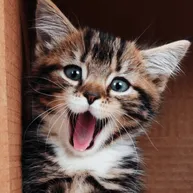
#> input picture Practical Homework/3/Image_Compression/Pishi.webp, 193 x 193 px, shrunk from 1080 x 1080 before the run
$ jupyter execute Image_Compression.ipynb
#> lines starting #> are read from the running program, lines starting #| are printed output that depends on the picture
[cell 1]
Student_number = '402105727'
First_name = 'Matin'
Last_name = 'Bagheri'

# Section 1: Image Compression with SVD

## Problem Statement:
Singular Value Decomposition is a widely used dimentionality reduction technique. We can use SVD for Image Size Reduction that is compressing the image.

## Introduction:

The Singular Value Decomposition (SVD) is a foundational technique in linear algebra that breaks down any matrix into three interpretable components: **left singular vectors**, **singular values**, and **right singular vectors**. These components reveal the hidden structure of the data, akin to identifying the "building blocks" that explain its variability. The singular values quantify the importance of each latent component, while the singular vectors define their orientation. By sorting these components by descending singular values, we immediately see which features capture the most variance—a principle leveraged in dimensionality reduction (e.g., PCA) and image compression. With SVD, we can reconstruct the original data using only the top components, discarding noise or redundant features, making it a powerful tool for simplifying complex datasets while preserving critical information.

## Importing the libraries

[cell 2]
from matplotlib.image import imread
import matplotlib.pyplot as plt
import numpy as np
import os

## Importing the Image to Reduce and setting the plot size
imread converts the original image to numpy array

[cell 3]
plt.rcParams['figure.figsize'] = [20,8]
image = imread('Pishi.webp')
#> image is the input picture: shape (193, 193, 3); mean R, G, B 107, 82.8, 73.9

## Converting the image to grayscale
By converting an RGB image to grayscale, we can remove the color information from the image and simplify it to a single channel of brightness values. This can make the image easier to process and analyze, particularly if we are only interested in the overall shape or texture of the image.

[cell 4]
# convert RGB to Grayscale
X = np.mean(image, -1)
# check the original image shape
print(X.shape)
#| (193, 193)

## Displaying the original image:

[cell 5]
img = plt.imshow(X)
img.set_cmap('gray')
plt.axis('off')
plt.show()

## Computing the SVD of the image:

### **eigh function:**

This implementation demonstrates how to compute eigenvalues/vectors of symmetric matrices using the QR algorithm with shifts. We use this method because:

- Efficiency: The QR algorithm is numerically stable and converges quickly for symmetric matrices.

- Shift Strategy: Using a Rayleigh quotient shift (bottom-right element of the matrix) accelerates convergence by targeting specific eigenvalues.

- Foundation for SVD: Eigenvalue decomposition of symmetric matrices is a critical step in Singular Value Decomposition (SVD), which is widely used in image processing, data compression, and principal component analysis (PCA).

[cell 6]
# [41 lines left out: function eigh, not called in this run]

### **svd function:**

This function computes the Singular Value Decomposition (SVD) of a matrix X, which factorizes it into three matrices:

$X = UΣV^T$

where:

$U$: Orthogonal matrix of left singular vectors (columns).

$Σ$: Diagonal matrix of singular values (non-negative, sorted in descending order).

$V^T$: Orthogonal matrix of right singular vectors (rows).

[cell 7]
def svd(X):
    """
    Compute the Singular Value Decomposition (SVD) of a real matrix X.

    Parameters
    ----------
    X : numpy.ndarray, shape (m, n)
        Input matrix to decompose. Must be a 2D array of real numbers.

    Returns
    -------
    U : numpy.ndarray, shape (m, m)
        Left singular vectors (orthonormal columns).
    S : numpy.ndarray, shape (k,)
        Singular values sorted in descending order, where k = min(m, n).
    VT : numpy.ndarray, shape (n, n)
        Transpose of the right singular vectors (orthonormal rows).

    Notes
    -----
    - For numerical stability, near-zero singular values are thresholded to avoid division by zero.
    - Uses eigenvalue decomposition of X^T X (if m >= n) or XX^T (if m < n) for efficiency.
    """
    m, n = X.shape

    if m >= n:
        # Compute X^T X and its eigenvalue decomposition
        C = X.T @ X
        eigenvalues, V = np.linalg.eigh(C)
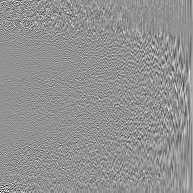
#> V: shape (193, 193) float64; min -0.478, max 0.356, mean 0.000259; drawn with min black and max white
#> eigenvalues = 193 values from 0.0295 to 351006108.8

        # Sort eigenvalues and eigenvectors in descending order
        sorted_indices = np.argsort(eigenvalues)[::-1]
#> sorted_indices = 193 values, max 192 at index 0, min 0 at index 192, mean 96
        eigenvalues = eigenvalues[sorted_indices]
#> eigenvalues = 193 values, max 351006108.8 at index 0, min 0.0295 at index 192, mean 2213153.8
        V = V[:, sorted_indices]
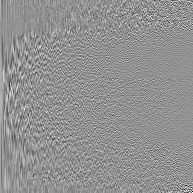
#> V: shape (193, 193) float64; min -0.478, max 0.356, mean 0.000259; drawn with min black and max white

        # Singular values (ensure non-negative due to numerical precision)
        S = np.sqrt(np.maximum(eigenvalues, 0))
#> S = 193 values, max 18735.2 at index 0, min 0.172 at index 192, mean 362.2

        # Compute U using X and V
        # Handle the case where singular values are zero to avoid division by zero
        non_zero_singular_values = S > 1e-10
        U = np.zeros((m, n))
        U[:, non_zero_singular_values] = X @ V[:, non_zero_singular_values] / S[non_zero_singular_values]
        VT = V.T
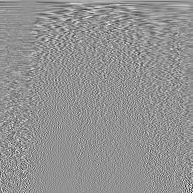
#> VT: shape (193, 193) float64; min -0.478, max 0.356, mean 0.000259; drawn with min black and max white

    else:
        # Compute X X^T and its eigenvalue decomposition
        C = X @ X.T
        eigenvalues, U = np.linalg.eigh(C)

        # Sort eigenvalues and eigenvectors in descending order
        sorted_indices = np.argsort(eigenvalues)[::-1]
        eigenvalues = eigenvalues[sorted_indices]
        U = U[:, sorted_indices]

        # Singular values (ensure non-negative due to numerical precision)
        S = np.sqrt(np.maximum(eigenvalues, 0))

        # Compute V using X and U
        # Handle the case where singular values are zero to avoid division by zero
        non_zero_singular_values = S > 1e-10
        VT = np.zeros((n, m))
        VT[non_zero_singular_values, :] = (X.T @ U[:, non_zero_singular_values]).T / S[non_zero_singular_values]
        VT = VT.T

    return U, S, VT

[cell 8]
U, S, VT = svd(X)

## Reconstruct the image for different values of r:

The number of retained singular values, *r*, determines the balance between reconstruction quality and compression efficiency in SVD-based image compression. When *r* is large (e.g., close to the full rank of the image matrix), the reconstructed image closely matches the original, as more singular values preserve fine details. However, this comes at a cost: the compressed representation requires storing *r* singular values along with *r* left and right singular vectors, resulting in a larger file size. The compression ratio, defined as *(r × (1 + rows + columns)) / (rows × columns)*, increases with *r*, meaning less storage savings. Conversely, small *r* (e.g., a few dozen components) discards minor variations and noise, producing a blurrier image but drastically reducing storage.

[cell 9]
def plot_svd_approximations(original_img, U, S, VT, ranks=(5, 20, 100)):
    """
    Visualize original image + low-rank approximations with compression ratios.

    Parameters
    ----------
    original_img : numpy.ndarray
        Original image matrix
    U : numpy.ndarray
        Left singular vectors
    S : numpy.ndarray
        Singular values
    VT : numpy.ndarray
        Transposed right singular vectors
    ranks : tuple of int, optional
        Ranks to use for approximation (default: (5, 20, 100))
    """
#> called with S = array of shape (193,), ranks = (5, 20, 100)
    plt.figure(figsize=(15, 4))
    num_plots = len(ranks) + 1
    row_dim, col_dim = original_img.shape

    # Plot original image
    plt.subplot(1, num_plots, 1)
    plt.imshow(original_img, cmap='gray')
    plt.title(f'Original\n{row_dim}x{col_dim}')
    plt.axis('off')

    # Convert singular values to diagonal matrix
    S_diag = np.diag(S)

    for idx, r in enumerate(ranks, start=2):
        plt.subplot(1, num_plots, idx)
        # Construct rank-r approximation
        X_approx = U[:, :r] @ S_diag[:r, :r] @ VT[:r, :]
        plt.imshow(X_approx, cmap='gray')

        # Calculate compression ratio
        compression_ratio = (r * (1 + row_dim + col_dim)) / (row_dim * col_dim)

        plt.title(f'Rank-{r}\n({compression_ratio*100:.1f}% size)')
        plt.axis('off')

    plt.tight_layout()
    plt.show()

[cell 10]
plot_svd_approximations(X, U, S, VT, ranks=(5, 20, 100))

## Singular Vlaues of latent Component:
**Singular Values vs Latent Component:**

- Use `plt.semilogy` to plot the singular values (logarithmic y-axis).

[cell 11]
plt.figure(figsize=[20, 8])
plt.semilogy(S)
plt.title('Singular Values vs Latent Component')
plt.show()
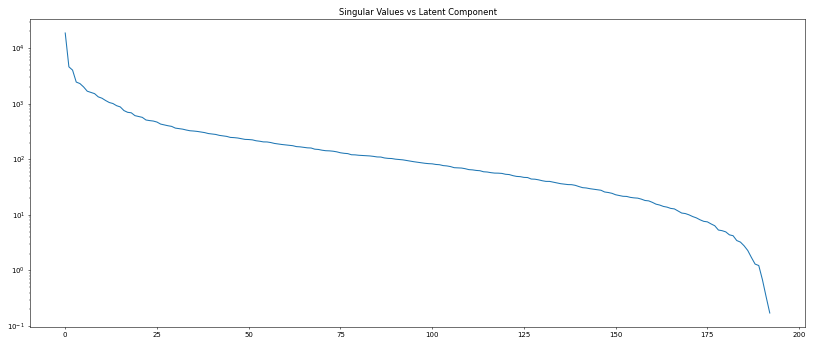
#> figure drawn by matplotlib, 1 panel; curve peaks at x = 0, y = 18735.2

## Cumulative sum of the variability captured
**Latent Component: Cumulative Sum of the variability captured:**

- Compute the cumulative sum of singular values normalized by their total sum.
- Plot this ratio on a linear scale.

[cell 12]
# Compute the cumulative sum of singular values
cumulative_variance = np.cumsum(S)
#> cumulative_variance = 193 values from 18735.2 to 69896.3

# Normalize the cumulative sum by the total sum of singular values
normalized_cumulative_variance = cumulative_variance / np.sum(S)
#> normalized_cumulative_variance = 193 values from 0.268 to 1

# Plot the normalized cumulative sum
plt.figure(figsize=[20, 8])
plt.plot(normalized_cumulative_variance)
plt.title('Latent Component: Cumulative Sum of the variability captured')
plt.xlabel('Number of Latent Components')
plt.ylabel('Cumulative Variance Ratio')
plt.grid(True)
plt.show()

## Conclusion:

Based on your plots, answer the following questions:

- How rapidly do the singular values decay? What does this imply about the dataset’s latent structure?

    *The singular values decay rapidly, implying the image has a low-rank latent structure and most information is in the largest singular values.*

- How many latent components are required to capture 90% of the variability in the data?

    *Approximately 150 latent components are needed to capture 90% of the variability.*

- Could you truncate the latent components for dimensionality reduction without significant loss of information?

    *Yes, truncation is possible without significant loss of essential information due to the rapid decay of singular values.*

# Section 2: Comparing Compression Effects on Sharp vs. Smooth-Edged Images

## Introduction
Investigate how SVD compression affects images with sharp edges (e.g., text, geometric shapes) versus smooth-edged images (e.g., portraits, landscapes).

## Importing the libraries

[cell 13]
import numpy as np
import matplotlib.pyplot as plt
from skimage.metrics import mean_squared_error as mse
from skimage.metrics import peak_signal_noise_ratio as psnr

## Load and Display Images
Load two representative images (one sharp-edged, one smooth-edged).

[cell 14]
# Load images
sharp_img = plt.imread('Pishi.webp')
smooth_img = plt.imread('Nature.jpg')
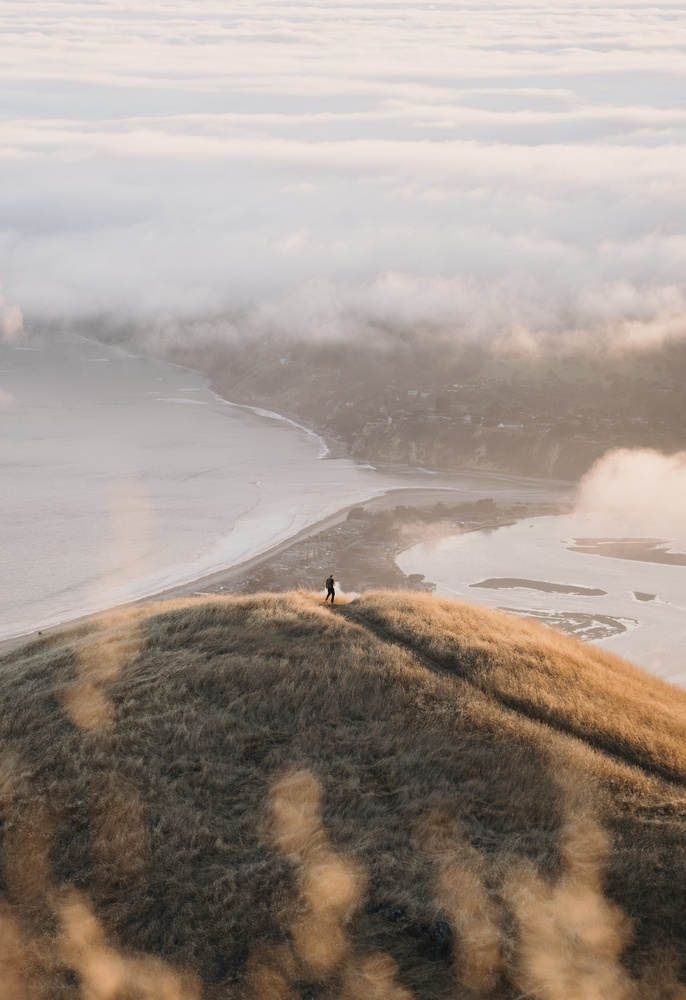
#> input picture Practical Homework/3/Image_Compression/Nature.jpg, 686 x 1000 px, shrunk from 3840 x 5600 before the run
#> smooth_img is the input picture: shape (1000, 686, 3); mean R, G, B 161.3, 149, 140.2

# Convert to grayscale if needed
sharp_img = np.mean(sharp_img, -1)
smooth_img = np.mean(smooth_img, -1)
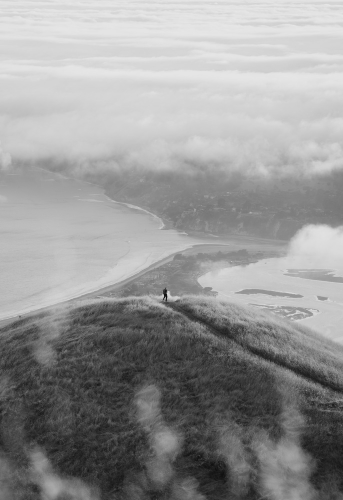
#> smooth_img: shape (1000, 686) float64 (shown at 1/2 size); min 5, max 232.3, mean 150.2

[cell 15]
# Display
fig, ax = plt.subplots(1, 2, figsize=(10, 5))
ax[0].imshow(sharp_img, cmap='gray')
ax[0].set_title('Sharp-Edged Image')
ax[1].imshow(smooth_img, cmap='gray')
ax[1].set_title('Smooth-Edged Image')
plt.show()

## Reconstruct Images at Different k Values
- Test compression quality and visualize results for both images using our custom `plot_svd_approximations` function from Section 1.
- Test compression with multiple ranks (e.g., k=5, 20, 50, 100).

[cell 16]
def full_analysis(img, title):
    """
    Complete analysis pipeline for an image:
    1. Compute SVD decomposition
    2. Generate visualization with original + compressed versions
    3. Display compression metrics

    Parameters:
    img (numpy.ndarray): Input image matrix
    title (str): Title for the visualization
    """
#> called with title = 'Sharp-Edged Image Compression'
    # Compute SVD decomposition
    U, S, VT = svd(img)

    # Generate visualization with original + compressed versions
    ranks_to_plot = (5, 20, 50, 100) # Using more ranks for comparison
    plot_svd_approximations(img, U, S, VT, ranks=ranks_to_plot)

    # Store reconstructed images for metric calculation
    reconstructed_images = {}
    S_diag = np.diag(S)
    for r in ranks_to_plot:
        reconstructed_images[r] = U[:, :r] @ S_diag[:r, :r] @ VT[:r, :]
#> after the loop, reconstructed_images = 4 items

    return reconstructed_images


# Run for both images
sharp_recons = full_analysis(sharp_img, 'Sharp-Edged Image Compression')
#> sharp_recons = 4 items
smooth_recons = full_analysis(smooth_img, 'Smooth-Edged Image Compression')
#> in svd (call 3), `eigenvalues, V = np.linalg.eigh(C)`: eigenvalues = 686 values from 15.58 to 1.77e+10
#> in svd (call 3), `sorted_indices = np.argsort(eigenvalues)[::-1]`: sorted_indices = 686 values, max 685 at index 0, min 0 at index 685, mean 342.5
#> in svd (call 3), `eigenvalues = eigenvalues[sorted_indices]`: eigenvalues = 686 values, max 1.77e+10 at index 0, min 15.58 at index 685, mean 26359889.1
#> in svd (call 3), `S = np.sqrt(np.maximum(eigenvalues, 0))`: S = 686 values, max 133137 at index 0, min 3.95 at index 685, mean 424.4
#> in svd (call 3), `U[:, non_zero_singular_values] = X @ V[:, non_zero_singular_values] / ..`:
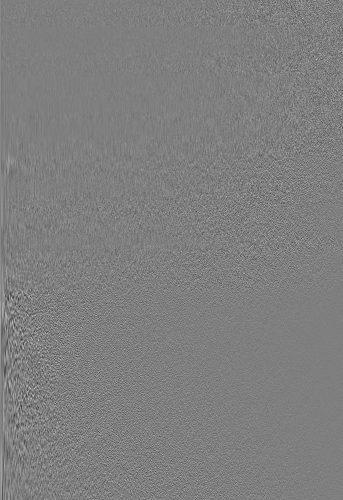
#> U: shape (1000, 686) float64 (shown at 1/2 size); min -0.209, max 0.21, mean 6.26e-05; drawn with min black and max white
#> in svd (call 3), `VT = V.T`:
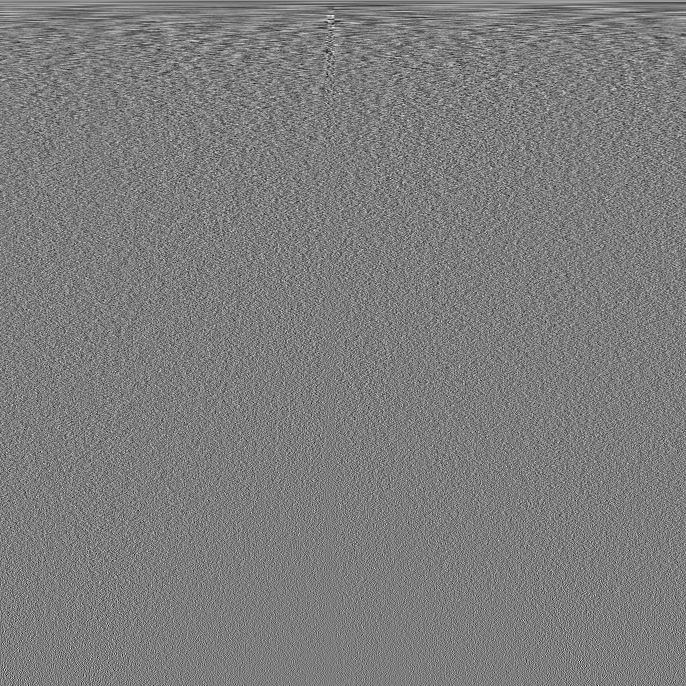
#> VT: shape (686, 686) float64; min -0.201, max 0.208, mean 5.32e-05; drawn with min black and max white
#> call 3 of plot_svd_approximations, with S = array of shape (686,), ranks = (5, 20, 50, 100)
#> in plot_svd_approximations (call 3), `plt.show()`:
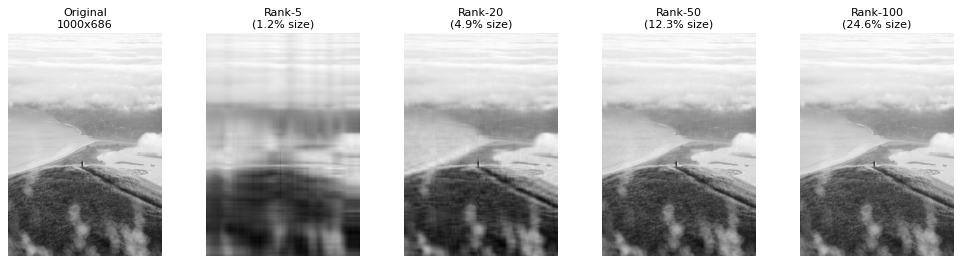
#> figure drawn by matplotlib, 5 panels
#> smooth_recons = 4 items

## Numerical Analysis (MSE/PSNR)
**Mean Squared Error (MSE):**

MSE quantifies the average squared difference between pixel values in the original and reconstructed images. A lower MSE indicates better preservation of image fidelity, as it directly measures how "close" the compressed image is to the original in terms of pixel-level accuracy. Mathematically, it penalizes larger errors more heavily due to the squaring operation, making it sensitive to outliers and structural distortions like blurred edges or artifacts. While MSE provides an objective measure of reconstruction quality, it does not always align perfectly with human visual perception—small MSE differences may be imperceptible to the eye, while larger deviations often correspond to noticeable quality degradation.

**Peak Signal-to-Noise Ratio (PSNR):**

PSNR measures the ratio between the maximum possible pixel intensity (e.g., 255 for 8-bit images) and the reconstruction error, expressed in decibels (dB). Derived from MSE, it provides a logarithmic scale that better matches human sensitivity to intensity variations. Higher PSNR values indicate superior reconstruction quality, with values above 30 dB generally considered acceptable for lossy compression. PSNR is particularly useful for comparing compression performance across different images or algorithms, as it normalizes the error relative to the signal range. However, like MSE, PSNR has limitations—it may fail to capture nuanced perceptual degradations in textured or edge-rich regions, where human vision is most sensitive.

[cell 17]
def calculate_metrics(orig, recon):
    # Determine data range automatically
    data_range = 255 if orig.max() > 1 else 1
#> data_range = 255
    return {
        'MSE': mse(orig, recon),
        'PSNR': psnr(orig, recon, data_range=data_range)
    }

# Calculate metrics for both images
sharp_metrics = {k: calculate_metrics(sharp_img, recon) for k, recon in sharp_recons.items()}
#> sharp_metrics = 4 items
smooth_metrics = {k: calculate_metrics(smooth_img, recon) for k, recon in smooth_recons.items()}
#> smooth_metrics = 4 items

[cell 18]
def plot_combined_metrics(sharp_metrics, smooth_metrics, title_suffix=''):
    """
    Visual comparison of compression metrics between two image types

    Parameters:
    sharp_metrics (dict): Dictionary of metrics for sharp-edged image
                        format: {k: {'MSE': value, 'PSNR': value}}
    smooth_metrics (dict): Dictionary of metrics for smooth-edged image
    title_suffix (str): Additional text for plot title
    """
#> called with title_suffix = '(Sharp vs Smooth Edges)'
    # Create a figure with two subplots (one for MSE, one for PSNR)
    fig, axes = plt.subplots(1, 2, figsize=(14, 5))
    fig.suptitle(f'Compression Metrics Comparison {title_suffix}', fontsize=14)

    # Plot MSE
    ranks_sharp = sorted(sharp_metrics.keys())
#> ranks_sharp = [5, 20, 50, 100]
    mse_sharp = [sharp_metrics[r]['MSE'] for r in ranks_sharp]
#> mse_sharp = [733, 141.7, 33.13, 3.88]
    axes[0].plot(ranks_sharp, mse_sharp, marker='o', color='red', label='Sharp Edges')

    ranks_smooth = sorted(smooth_metrics.keys())
#> ranks_smooth = [5, 20, 50, 100]
    mse_smooth = [smooth_metrics[r]['MSE'] for r in ranks_smooth]
#> mse_smooth = [164, 49.18, 24.77, 12.97]
    axes[0].plot(ranks_smooth, mse_smooth, marker='o', color='blue', label='Smooth Edges')

    axes[0].set_title('MSE Comparison')
    axes[0].set_xlabel('k values')
    axes[0].set_ylabel('MSE')
    axes[0].grid(True)
    axes[0].legend()

    # Plot PSNR
    psnr_sharp = [sharp_metrics[r]['PSNR'] for r in ranks_sharp]
#> psnr_sharp = [19.48, 26.62, 32.93, 42.24]
    axes[1].plot(ranks_sharp, psnr_sharp, marker='o', color='red', label='Sharp Edges')

    psnr_smooth = [smooth_metrics[r]['PSNR'] for r in ranks_smooth]
#> psnr_smooth = [25.98, 31.21, 34.19, 37]
    axes[1].plot(ranks_smooth, psnr_smooth, marker='o', color='blue', label='Smooth Edges')


    axes[1].set_title('PSNR Comparison')
    axes[1].set_xlabel('k values')
    axes[1].set_ylabel('PSNR (dB)')
    axes[1].grid(True)
    axes[1].legend()

    plt.tight_layout(rect=[0, 0.03, 1, 0.95]) # Adjust layout to prevent title overlap
    plt.show()
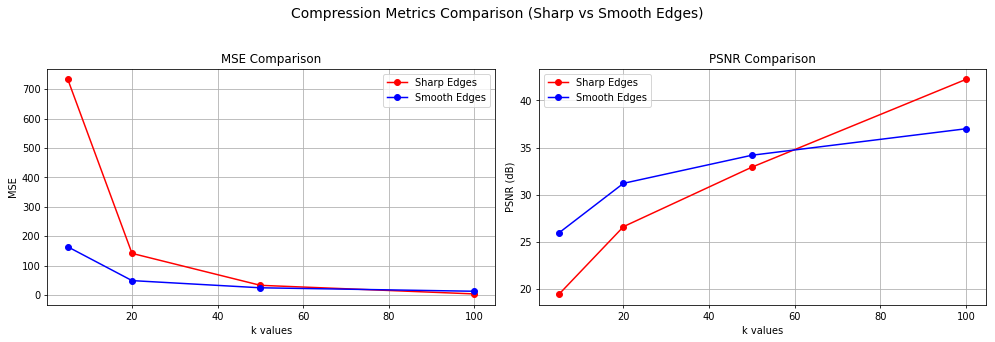
#> figure drawn by matplotlib, 2 panels

plot_combined_metrics(sharp_metrics, smooth_metrics, '(Sharp vs Smooth Edges)')
